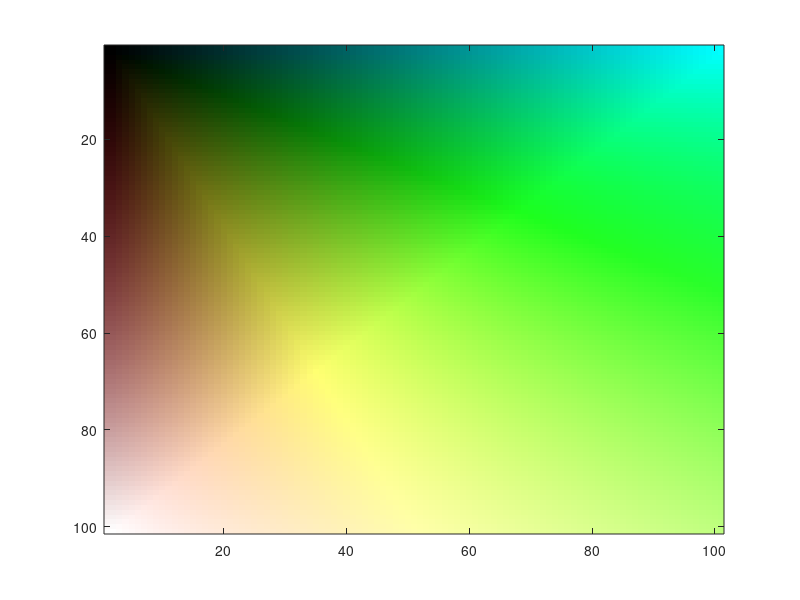

Write the MATLAB code that produced this figure.
function testColorBlending

numPixels = 100;
combArray = zeros(numPixels,numPixels,3);

trackPixels(:,2) = linspace(1,0,numPixels);
trackPixels(:,3) = linspace(0,1,numPixels);
trackPixels(:,1) = 0;

notePixels(:,2) = linspace(1,1,numPixels);
notePixels(:,3) = linspace(0,1,numPixels);
notePixels(:,1) = 0.5;

for i = 1:numPixels
    for j = 1:numPixels
        combArray(i+1,j+1,:) = ...
            combineNotePixels(trackPixels(i,:),notePixels(j,:));
    end
end
combArray(1,2:end,:) = notePixels;
combArray(2:end,1,:) = trackPixels;

figure(12312);
imagesc(hsv2rgb(combArray));


function pixelOut = combineNotePixels(trackPixel, notePixel) %in HSV!

pixelOut = zeros(size(notePixel));
totV = trackPixel(3) + notePixel(3);
if totV ~= 0
    pixelOut(1) = ...
        (trackPixel(1)*trackPixel(3) + notePixel(1)*notePixel(3))/totV;
    pixelOut(2) = ...
        (trackPixel(2)*trackPixel(3) + notePixel(2)*notePixel(3))/(totV);
    if totV > 1;
        pixelOut(3) = 1;
    else
        pixelOut(3) = totV;
    end
end